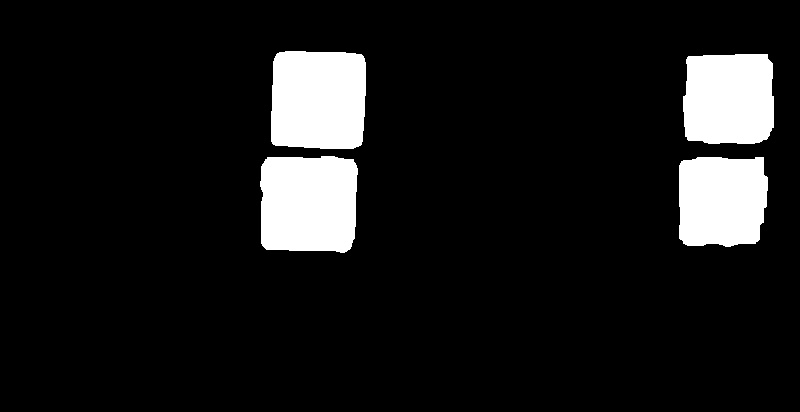
//> input picture return central point（rect）/return central point（rect）/blue.jpg, 800 x 412 px
$ ./rect   (built with g++ and OpenCV 4)
//> lines starting //> are read from the running program, lines starting //| are printed output that depends on the picture; after the words box and inside, x2 and y2 are one past the last pixel; in counts of white or black regions, pixels touching at a corner belong together
#include "opencv2/opencv.hpp"
#include <iostream>
using namespace cv;
using namespace std;
int main()
{
	//轮廓最小外接矩形的绘制
	Mat srcImg = imread("blue.jpg");//矩形区域为0，背景255
//> srcImg is the input picture: 412 rows x 800 cols, CV_8UC3; min 0, max 255, mean 25.2
	namedWindow("scr", 0);
	imshow("scr", srcImg);
	Mat dstImg = srcImg.clone();
	cvtColor(srcImg, srcImg, CV_BGR2GRAY);
//> srcImg: 412 rows x 800 cols, CV_8UC1
	threshold(srcImg, srcImg, 0, 255, CV_THRESH_OTSU + CV_THRESH_BINARY_INV); //二值化
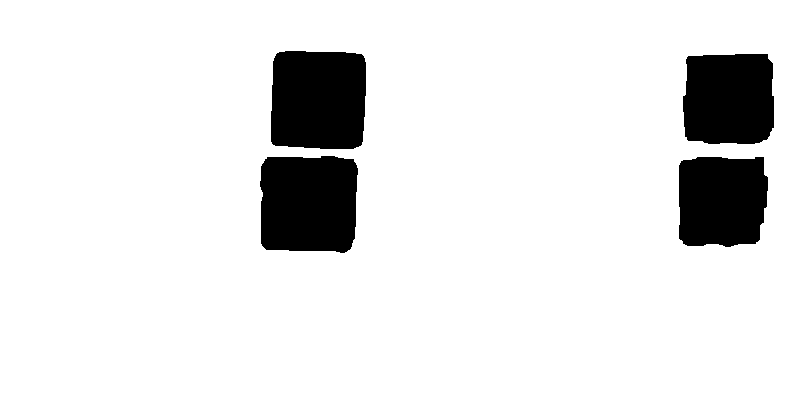
//> srcImg: 412 rows x 800 cols, CV_8UC1; 90.1% white; 4 black regions, box (x1, y1, x2, y2) and area: (271, 51, 366, 149) 8841, (260, 156, 358, 253) 8792, (683, 54, 774, 144) 7644, (679, 157, 768, 247) 7335
	bitwise_not(srcImg, srcImg);//反色
//> srcImg: 412 rows x 800 cols, CV_8UC1; 9.9% white; 4 white regions
	//medianBlur(srcImg, srcImg, 9);
	imshow("threshold", srcImg);

	vector<vector<Point>> contours;
	findContours(srcImg, contours, CV_RETR_EXTERNAL, CV_CHAIN_APPROX_NONE);//检测外轮廓忽略内部的洞
//> contours = 4 contours; box (x1, y1, x2, y2) and area: (271, 51, 366, 149) 8664, (260, 156, 358, 253) 8614, (683, 54, 774, 144) 7478, (679, 157, 768, 247) 7170
	Rect boundRect;  //定义外接正矩形
	RotatedRect box; //定义最小外接斜矩形

	vector<vector<Point>>::iterator itc = contours.begin();//得到迭代器指针
	Point2f rect_point[4];
	int i = 0;
	for (; itc != contours.end(); itc++)
	{
		box = minAreaRect(Mat(*itc));  //计算每个轮廓最小外接矩形(旋转)
		boundRect = box.boundingRect();
		//boundRect = boundingRect(Mat(*itc));
		circle(dstImg, Point(box.center.x, box.center.y), 5, Scalar(0, 0, 255), -1, 8);  //绘制最小外接矩形的中心点
	   // rectangle(dstImg, Point(boundRect.x, boundRect.y), Point(boundRect.x + boundRect.width, boundRect.y + boundRect.height), Scalar(0, 255, 0), 2, 8);
		rectangle(dstImg, boundRect.tl(), boundRect.br(), Scalar(0, 255, 0), 3, 8);//topleft,bottom right
		box.points(rect_point);  //把最小外接矩形四个端点复制给rect数组
		for (int j = 0; j < 4; j++)
		{
			line(dstImg, rect_point[j], rect_point[(j + 1) % 4], Scalar(0, 0, 255), 3, 8);  //绘制最小外接矩形每条边
		}
		cout << "center x:" << box.center.x << endl;
		cout << "center y:" << box.center.y << endl;
		cout << "angle " << i << " :" << box.angle << endl;
		cout << "width " << i << " :" << box.size.width << endl;
		cout << "height " << i << " :" << box.size.height << endl << endl;
		char width[20], height[20], x[20], y[20];
		snprintf(width, sizeof(width),"width=%0.2f", box.size.width);
		snprintf(height, sizeof(height), "height=%0.2f", box.size.height);
		snprintf(x, sizeof(x), "center.x=%0.2f", box.center.x);
		snprintf(y, sizeof(y), "center.y=%0.2f", box.center.y);
		putText(dstImg, width, box.center+ Point2f(-250,-20), CV_FONT_HERSHEY_COMPLEX_SMALL, 0.85, Scalar(255, 0, 0));//第三个参数为文本框左下角
		putText(dstImg, height, box.center + Point2f(-250, 0), CV_FONT_HERSHEY_COMPLEX_SMALL, 0.85, Scalar(255, 0, 0));
		putText(dstImg, x, box.center + Point2f(-250, 20), CV_FONT_HERSHEY_COMPLEX_SMALL, 0.85, Scalar(255, 0, 0));
		putText(dstImg, y, box.center + Point2f(-250, 40), CV_FONT_HERSHEY_COMPLEX_SMALL, 0.85, Scalar(255, 0, 0));

	}
//> this loop made 4 passes
//> (box, boundRect, width, height, x, y) on passes 1 to 4: (centre (723, 201.5), size (89, 88), angle -90, Rect(679, 157, 89, 90), "width=89.00", "height=88.00", "center.x=723.00", "center.y=201.50"), (centre (307.5, 202.9), size (95.7, 96.7), angle -87.8, Rect(257, 153, 102, 101), "width=95.70", "height=96.66", "center.x=307.52", "center.y=202.87"), (centre (728, 98.5), size (89, 90), angle -90, Rect(683, 54, 91, 90), "width=89.00", "height=90.00", "center.x=728.00", "center.y=98.50"), (centre (318.1, 99.6), size (96.6, 93.6), angle -88.6, Rect(270, 50, 98, 101), "width=96.59", "height=93.57", "center.x=318.08", "center.y=99.64")
//| center x:723
//| center y:201.5
//| angle 0 :-90
//| width 0 :89
//> (the first 4 of 20 printed lines)
//> pass 1, `putText(dstImg, width, box.center+ Point2f(-250,-20), CV_FONT_HERSHEY_..`:
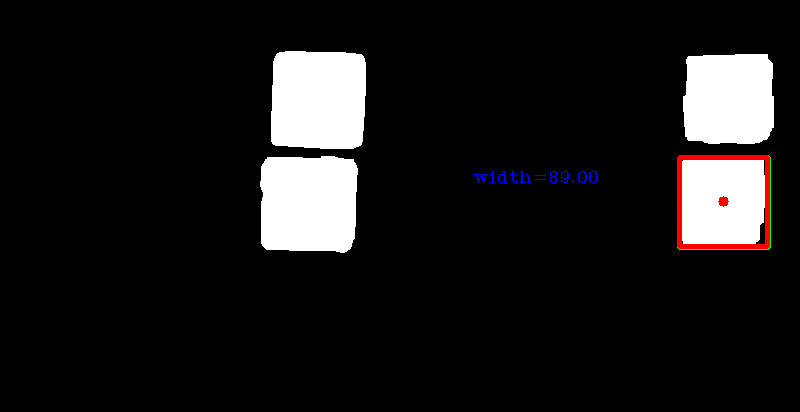
//> dstImg: 412 rows x 800 cols, CV_8UC3; 0.74% of pixels changed, all inside (x1, y1, x2, y2) = (474, 155, 771, 250)
//> pass 1, `putText(dstImg, height, box.center + Point2f(-250, 0), CV_FONT_HERSHEY..`:
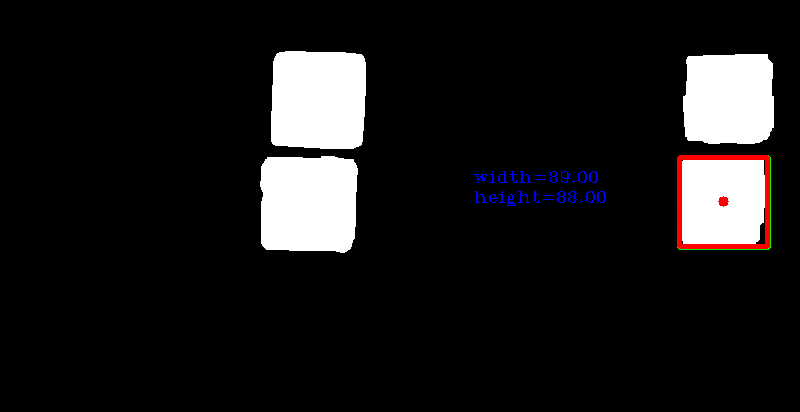
//> dstImg: 412 rows x 800 cols, CV_8UC3; 0.14% of pixels changed, all inside (x1, y1, x2, y2) = (475, 191, 606, 206)
//> pass 1, `putText(dstImg, x, box.center + Point2f(-250, 20), CV_FONT_HERSHEY_COM..`:
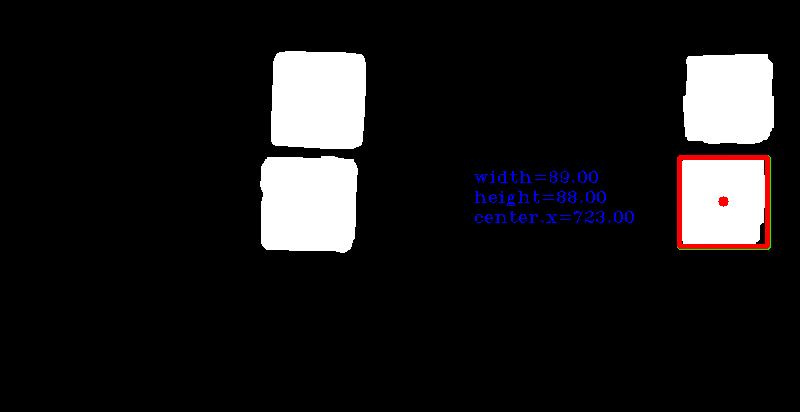
//> dstImg: 412 rows x 800 cols, CV_8UC3; 0.14% of pixels changed, all inside (x1, y1, x2, y2) = (475, 211, 634, 223)
//> pass 1, `putText(dstImg, y, box.center + Point2f(-250, 40), CV_FONT_HERSHEY_COM..`:
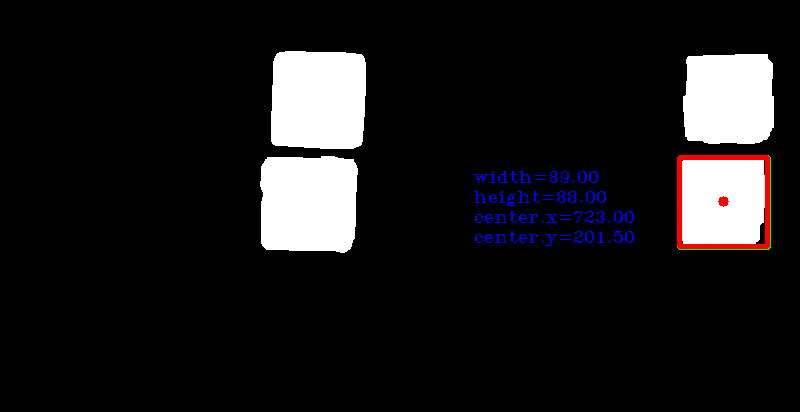
//> dstImg: 412 rows x 800 cols, CV_8UC3; 0.15% of pixels changed, all inside (x1, y1, x2, y2) = (475, 231, 634, 246)
//> after the loop:
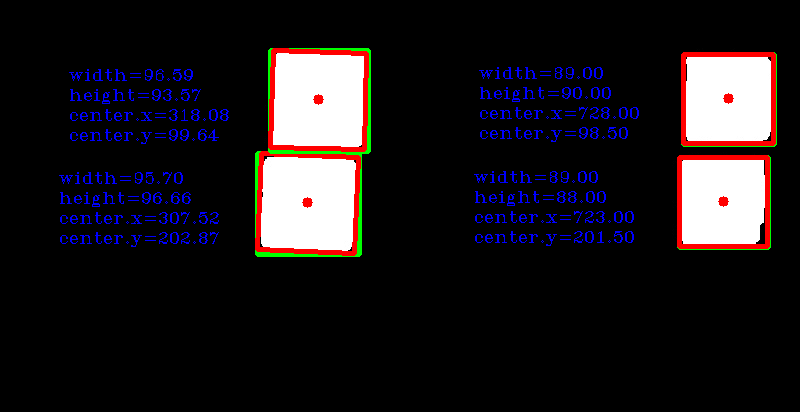
//> dstImg: 412 rows x 800 cols, CV_8UC3; 3.95% of pixels changed, all inside (x1, y1, x2, y2) = (59, 48, 777, 257)
	namedWindow("rec_dst", 0);
	imshow("rec_dst", dstImg);


	//旋转校正
	float angle_rotation;
	if ((box.size.width / box.size.height) < 1)
		angle_rotation = 90 + box.angle;//正数，逆时针旋转
	else
		angle_rotation = box.angle; //负数，顺时针旋转
//> angle_rotation = -88.57

	double scale = 0.78;//缩放比例
	Mat rot_m = getRotationMatrix2D(box.center, angle_rotation, scale);//获得旋转矩阵
//> rot_m = [[0.0195, -0.78, 389.6], [0.78, 0.0195, -150.3]]
	warpAffine(dstImg, dstImg, rot_m, dstImg.size());//仿射变换
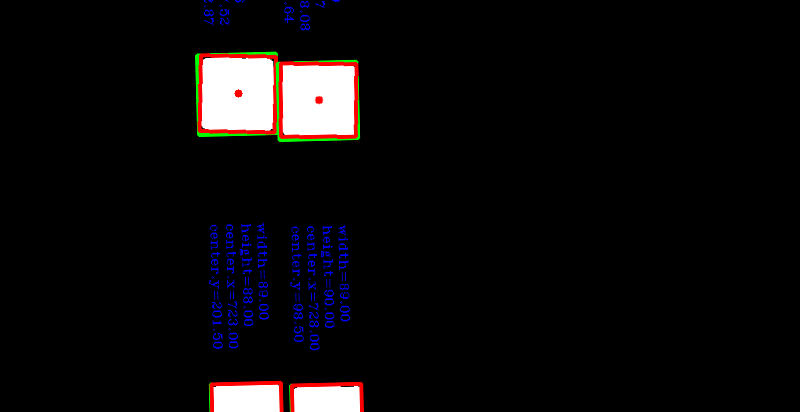
//> dstImg: 412 rows x 800 cols, CV_8UC3; 17.2% of pixels changed, all inside (x1, y1, x2, y2) = (59, 0, 777, 412)

	namedWindow("dst", 0);
	imshow("dst", dstImg);

	waitKey(0);
}

$ run again, with return central point（rect）/return central point（rect）/red.jpg copied over return central point（rect）/return central point（rect）/blue.jpg
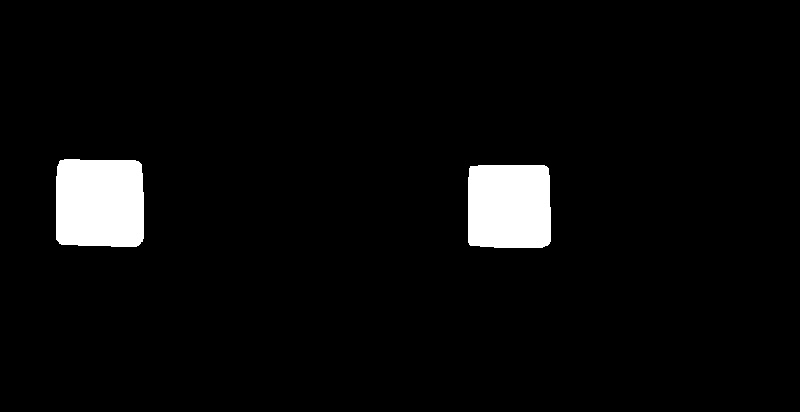
//> input picture return central point（rect）/return central point（rect）/red.jpg, 800 x 412 px
//> srcImg is the input picture: 412 rows x 800 cols, CV_8UC3; min 0, max 255, mean 11
//> `threshold(srcImg, srcImg, 0, 255, CV_THRESH_OTSU + CV_THRESH_BINARY_IN..`:
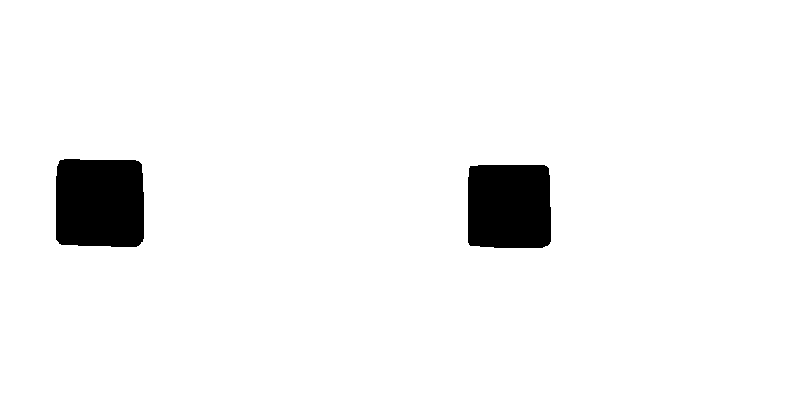
//> srcImg: 412 rows x 800 cols, CV_8UC1; 95.7% white; 2 black regions, box (x1, y1, x2, y2) and area: (56, 159, 144, 247) 7472, (468, 165, 551, 248) 6744
//> contours = 2 contours; box (x1, y1, x2, y2) and area: (56, 159, 144, 247) 7308, (468, 165, 551, 248) 6588
//> the loop `for (; itc != contours.end(); itc++)` made 2 passes
//> (box, boundRect, width, height, x, y) on passes 1 to 2: (centre (509, 206), size (82, 82), angle -90, Rect(468, 165, 83, 83), "width=82.00", "height=82.00", "center.x=509.00", "center.y=206.00"), (centre (99.5, 202.5), size (87, 87), angle -90, Rect(56, 159, 88, 88), "width=87.00", "height=87.00", "center.x=99.50", "center.y=202.50")
//> (printed output is left out)
//> angle_rotation = -90
//> rot_m = [[4.78e-17, -0.78, 257.5], [0.78, 4.78e-17, 124.9]]
//> `warpAffine(dstImg, dstImg, rot_m, dstImg.size());`:
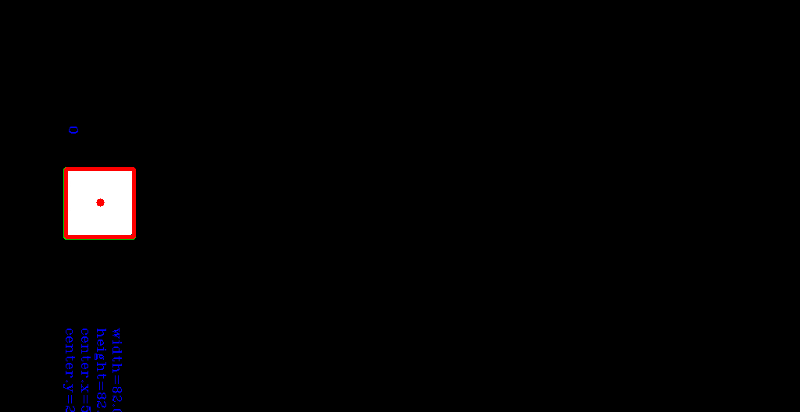
//> dstImg: 412 rows x 800 cols, CV_8UC3; mean B, G, R 3.8, 3.2, 4
